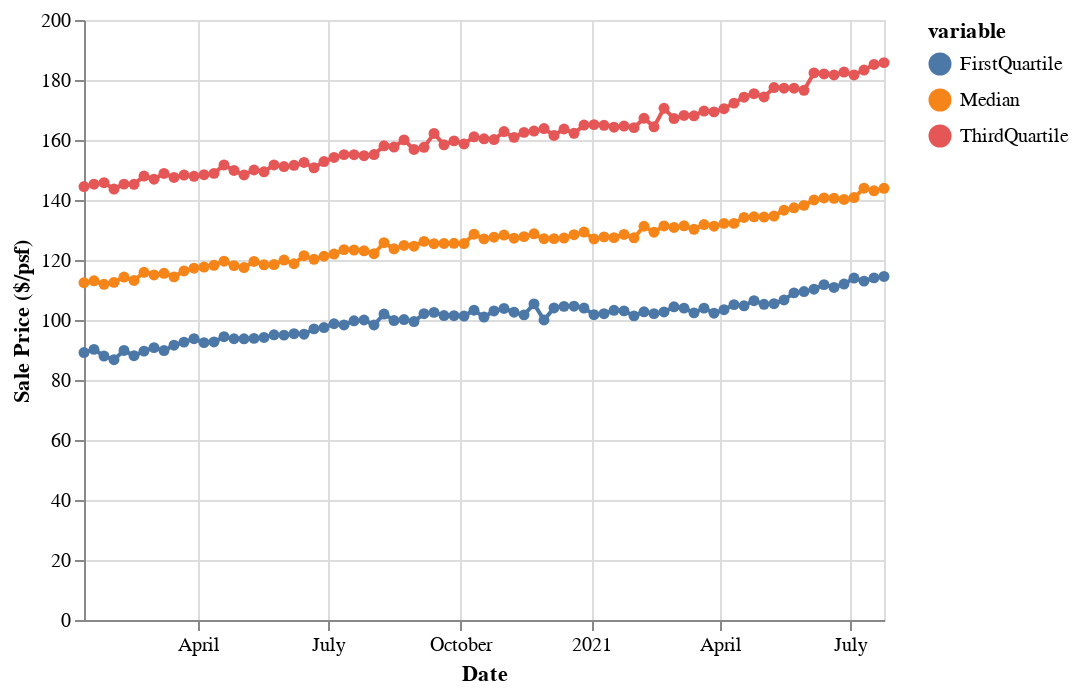

Notebook code cell kept with this figure:
### Markdown cell above
We can view changes in property prices across the entire US first.

### Code cell
weekly_price_psf = fidap.sql("""
SELECT period_end, APPROX_QUANTILES(CAST(median_sale_ppsf AS FLOAT64), 100)[OFFSET(50)] AS Median, APPROX_QUANTILES(CAST(median_sale_ppsf AS FLOAT64),100)[OFFSET(75)] AS ThirdQuartile, APPROX_QUANTILES(CAST(median_sale_ppsf AS FLOAT64),100)[OFFSET(25)] AS FirstQuartile
FROM fidap-301014.redfin.weekly_housing_market
WHERE duration = '1 weeks'
AND region_type = 'county'
AND CAST(period_begin AS DATE) > '2020-01-01'
GROUP BY period_end 
""")

weekly_price_psf = weekly_price_psf.reset_index()

weekly_price_psf.period_end = pd.to_datetime(weekly_price_psf.period_end)
weekly_price_psf = pd.melt(weekly_price_psf, id_vars = 'period_end', 
                           value_vars = ['Median', 'FirstQuartile', 'ThirdQuartile'])

alt.Chart(weekly_price_psf).mark_line(point = True).encode(
    x = alt.X('period_end', title = "Date"),
    y = alt.Y('value', title = 'Sale Price ($/psf)'),
    color = 'variable'
)

### Figure 1 — Vega-Lite specification as saved in the notebook (floating-point values rounded to 4 significant figures; data arrays with more than 128 entries replaced by an {"elided": "..."} marker saying what was removed)
{"config": {"view": {"continuousWidth": 400, "continuousHeight": 300}}, "data": {"name": "data-7e6d47de09704684fd4ae8903a09318b"}, "mark": {"type": "line", "point": true}, "encoding": {"color": {"type": "nominal", "field": "variable"}, "x": {"type": "temporal", "field": "period_end", "title": "Date"}, "y": {"type": "quantitative", "field": "value", "title": "Sale Price ($/psf)"}}, "$schema": "https://vega.github.io/schema/vega-lite/v4.8.1.json", "datasets": {"data-7e6d47de09704684fd4ae8903a09318b": {"elided": "243 records"}}}
